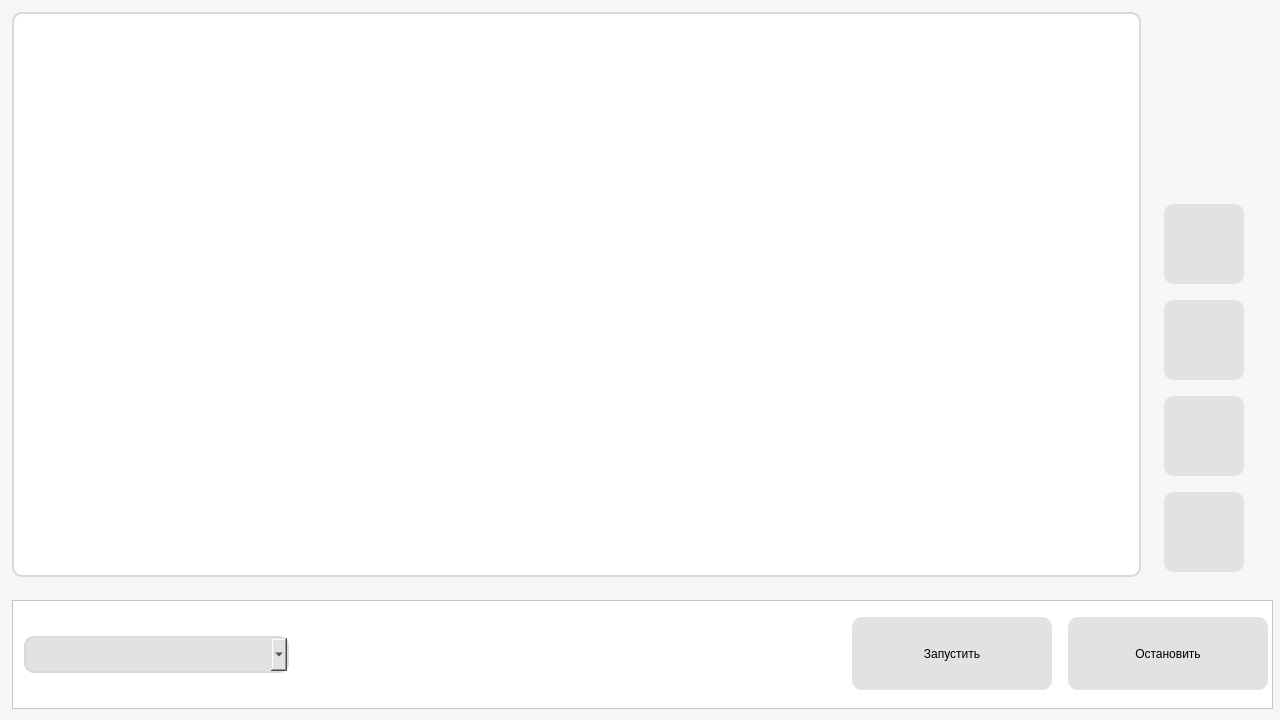
<?xml version="1.0" encoding="UTF-8"?>
<ui version="4.0">
 <class>MainWindow</class>
 <widget class="QMainWindow" name="MainWindow">
  <property name="geometry">
   <rect>
    <x>0</x>
    <y>0</y>
    <width>1280</width>
    <height>720</height>
   </rect>
  </property>
  <property name="windowTitle">
   <string>MainWindow</string>
  </property>
  <property name="windowIcon">
   <iconset resource="res-rc.qrc">
    <normaloff>:/icons/icons/Size=16, Type=Light.svg</normaloff>:/icons/icons/Size=16, Type=Light.svg</iconset>
  </property>
  <property name="styleSheet">
   <string notr="true">font: 12pt &quot;intel&quot;;
background-color:#F6F6F6;</string>
  </property>
  <widget class="QWidget" name="centralwidget">
   <property name="styleSheet">
    <string notr="true">QPushButton {
	background-color: #E2E2E2;
    border-radius: 10px;
    border: none;
}

QPushButton:hover {
    background-color: rgb(200, 200, 200);
}
</string>
   </property>
   <widget class="QPushButton" name="clear_button">
    <property name="geometry">
     <rect>
      <x>1164</x>
      <y>204</y>
      <width>80</width>
      <height>80</height>
     </rect>
    </property>
    <property name="toolTip">
     <string>Очистить (Ctrl+c)</string>
    </property>
    <property name="styleSheet">
     <string notr="true">color: rgb(0, 0, 0);</string>
    </property>
    <property name="text">
     <string/>
    </property>
    <property name="icon">
     <iconset resource="res-rc.qrc">
      <normaloff>:/icons/icons/clear_all.svg</normaloff>:/icons/icons/clear_all.svg</iconset>
    </property>
    <property name="iconSize">
     <size>
      <width>30</width>
      <height>30</height>
     </size>
    </property>
   </widget>
   <widget class="QPushButton" name="export_button">
    <property name="geometry">
     <rect>
      <x>1164</x>
      <y>300</y>
      <width>80</width>
      <height>80</height>
     </rect>
    </property>
    <property name="toolTip">
     <string>Экспорт (Ctrl+x)</string>
    </property>
    <property name="styleSheet">
     <string notr="true">color: rgb(0, 0, 0);</string>
    </property>
    <property name="text">
     <string/>
    </property>
    <property name="icon">
     <iconset resource="res-rc.qrc">
      <normaloff>:/icons/icons/save.svg</normaloff>:/icons/icons/save.svg</iconset>
    </property>
    <property name="iconSize">
     <size>
      <width>30</width>
      <height>30</height>
     </size>
    </property>
   </widget>
   <widget class="QPushButton" name="help_list_button">
    <property name="geometry">
     <rect>
      <x>1164</x>
      <y>396</y>
      <width>80</width>
      <height>80</height>
     </rect>
    </property>
    <property name="toolTip">
     <string>Справка (Ctrl+h)</string>
    </property>
    <property name="styleSheet">
     <string notr="true">color: rgb(0, 0, 0);</string>
    </property>
    <property name="text">
     <string/>
    </property>
    <property name="icon">
     <iconset resource="res-rc.qrc">
      <normaloff>:/icons/icons/help.svg</normaloff>:/icons/icons/help.svg</iconset>
    </property>
    <property name="iconSize">
     <size>
      <width>30</width>
      <height>30</height>
     </size>
    </property>
   </widget>
   <widget class="QPushButton" name="settings_button">
    <property name="geometry">
     <rect>
      <x>1164</x>
      <y>492</y>
      <width>80</width>
      <height>80</height>
     </rect>
    </property>
    <property name="toolTip">
     <string>Настройки (Ctrl+s)</string>
    </property>
    <property name="styleSheet">
     <string notr="true">color: rgb(0, 0, 0);
</string>
    </property>
    <property name="text">
     <string/>
    </property>
    <property name="icon">
     <iconset resource="res-rc.qrc">
      <normaloff>:/icons/icons/settings.svg</normaloff>:/icons/icons/settings.svg</iconset>
    </property>
    <property name="iconSize">
     <size>
      <width>30</width>
      <height>30</height>
     </size>
    </property>
   </widget>
   <widget class="QListView" name="listView_action">
    <property name="geometry">
     <rect>
      <x>12</x>
      <y>12</y>
      <width>1129</width>
      <height>565</height>
     </rect>
    </property>
    <property name="styleSheet">
     <string notr="true">background-color:#FFFFFF;
border: solid #D9D9D9;
border-width: 2px;
border-radius: 10px;</string>
    </property>
   </widget>
   <widget class="QFrame" name="frame_emulator_control">
    <property name="geometry">
     <rect>
      <x>12</x>
      <y>600</y>
      <width>1261</width>
      <height>109</height>
     </rect>
    </property>
    <property name="styleSheet">
     <string notr="true">QFrame#frame_emulator_control{background-color: #FFFFFF;}

</string>
    </property>
    <property name="frameShape">
     <enum>QFrame::StyledPanel</enum>
    </property>
    <property name="frameShadow">
     <enum>QFrame::Raised</enum>
    </property>
    <widget class="QPushButton" name="stop_button">
     <property name="geometry">
      <rect>
       <x>1056</x>
       <y>17</y>
       <width>200</width>
       <height>73</height>
      </rect>
     </property>
     <property name="styleSheet">
      <string notr="true">color: rgb(0, 0, 0);</string>
     </property>
     <property name="text">
      <string>Остановить</string>
     </property>
     <property name="icon">
      <iconset resource="res-rc.qrc">
       <normaloff>:/icons/icons/stop.svg</normaloff>:/icons/icons/stop.svg</iconset>
     </property>
     <property name="iconSize">
      <size>
       <width>30</width>
       <height>30</height>
      </size>
     </property>
    </widget>
    <widget class="QPushButton" name="launch_button">
     <property name="geometry">
      <rect>
       <x>840</x>
       <y>17</y>
       <width>200</width>
       <height>73</height>
      </rect>
     </property>
     <property name="styleSheet">
      <string notr="true">color: rgb(0, 0, 0);</string>
     </property>
     <property name="text">
      <string>Запустить</string>
     </property>
     <property name="icon">
      <iconset resource="res-rc.qrc">
       <normaloff>:/icons/icons/play.svg</normaloff>:/icons/icons/play.svg</iconset>
     </property>
     <property name="iconSize">
      <size>
       <width>30</width>
       <height>30</height>
      </size>
     </property>
    </widget>
    <widget class="QComboBox" name="profiles_combobox">
     <property name="geometry">
      <rect>
       <x>12</x>
       <y>36</y>
       <width>265</width>
       <height>37</height>
      </rect>
     </property>
     <property name="styleSheet">
      <string notr="true">background-color: #E2E2E2;
color: rgb(0, 0, 0);
border: solid #D9D9D9;
border-width: 2px;
border-radius: 10px;</string>
     </property>
    </widget>
   </widget>
  </widget>
 </widget>
 <resources>
  <include location="res-rc.qrc"/>
 </resources>
 <connections/>
</ui>
